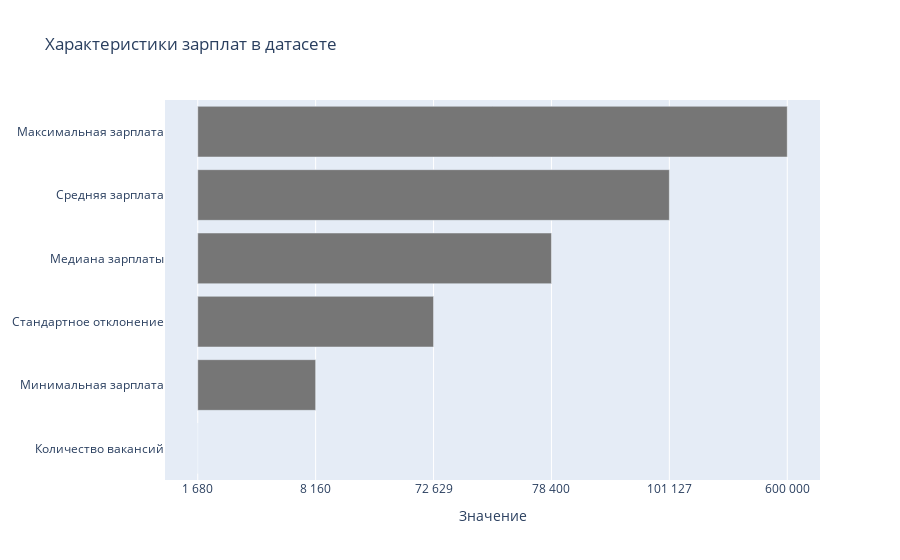

This figure's notebook cell:
### Code cell
x_labels = ['Количество вакансий', 'Минимальная зарплата', 
            'Стандартное отклонение', 'Медиана зарплаты', 'Средняя зарплата', 'Максимальная зарплата']

x_values = [salary_count, salary_min, salary_std, salary_median, salary_mean, salary_max]

fig = go.Figure(go.Bar(x=x_values, y=x_labels, orientation='h', marker=dict(color='#767676')))

fig.update_layout(xaxis_title='Значение', yaxis_title=None, title='Характеристики зарплат в датасете')

fig.show()

### Figure 1 — Plotly figure (JSON) as saved in the notebook; plotly's stock layout.template omitted (floating-point values rounded to 4 significant figures)
{"data": [{"marker": {"color": "#767676"}, "orientation": "h", "type": "bar", "x": ["1 680", "8 160", "72 629", "78 400", "101 127", "600 000"], "y": ["Количество вакансий", "Минимальная зарплата", "Стандартное отклонение", "Медиана зарплаты", "Средняя зарплата", "Максимальная зарплата"]}], "layout": {"title": {"text": "Характеристики зарплат в датасете"}, "xaxis": {"title": {"text": "Значение"}}, "yaxis": {"title": {}}}}
